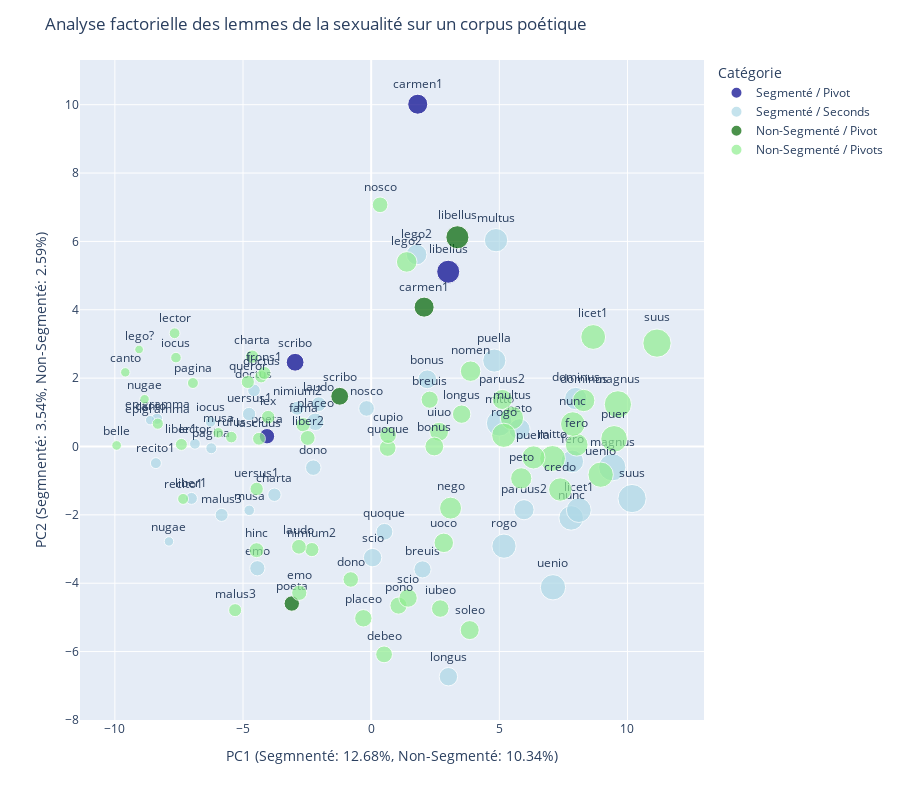

The code cell stored with this chart in its notebook:
### Markdown cell above
### Books

### Code cell
Clean, Dirty, GenFreq = generate_adversarial(
    texts=TEXTS,
    lemma=["carmen1", "lego", "scribo", "libellus", "poeta"],
    window=GLOBAL_WINDOW,
    normalization=NORMALIZATION,
    floor=MIN_FREQ,
    cooc_floor=COOC_MIN_FREQ,
    ignore_pos=["PUNC", "OUT"],
    filter_pos=POS
)
plotly_fig, pyplot_fig = plot(Clean, Dirty, GenFreq, plotly=True, pyplot=True)

pyplot_fig.show()
plotly_fig.show()

#fig.write_html("importance-segmentation.html")
#print(f"file://{os.getcwd()}/importance-segmentation.html")

### Figure 1 — Plotly figure (JSON) as saved in the notebook; plotly's stock layout.template omitted (floating-point values rounded to 4 significant figures)
{"data": [{"hovertemplate": "Catégorie=Segmenté / Pivot<br>PC1 (Segmnenté: 12.68%, Non-Segmenté: 10.34%)=%{x}<br>PC2 (Segmnenté: 3.54%, Non-Segmenté: 2.59%)=%{y}<br>Fréquence globale=%{marker.size}<br>index=%{text}<extra></extra>", "legendgroup": "Segmenté / Pivot", "marker": {"color": "darkblue", "size": [119, 71, 53, 90], "sizemode": "area", "sizeref": 0.4475, "symbol": "circle"}, "mode": "markers+text", "name": "Segmenté / Pivot", "orientation": "v", "showlegend": true, "text": ["libellus", "scribo", "poeta", "carmen1"], "textposition": "top center", "type": "scatter", "x": [3.006, -2.967, -4.065, 1.816], "xaxis": "x", "y": [5.113, 2.465, 0.3005, 10.01], "yaxis": "y"}, {"hovertemplate": "Catégorie=Segmenté / Seconds<br>PC1 (Segmnenté: 12.68%, Non-Segmenté: 10.34%)=%{x}<br>PC2 (Segmnenté: 3.54%, Non-Segmenté: 2.59%)=%{y}<br>Fréquence globale=%{marker.size}<br>index=%{text}<extra></extra>", "legendgroup": "Segmenté / Seconds", "marker": {"color": "lightblue", "size": [63, 167, 25, 28, 32, 27, 40, 55, 144, 26, 76, 52, 66, 36, 91, 45, 150, 112, 115, 95, 135, 179, 138, 49, 101, 54, 68, 25, 79, 122, 38, 76, 40, 27, 132, 120, 20, 20], "sizemode": "area", "sizeref": 0.4475, "symbol": "circle"}, "mode": "markers+text", "name": "Segmenté / Seconds", "orientation": "v", "showlegend": true, "text": ["quoque", "magnus", "iocus", "epigramma", "liber1", "pagina", "uersus1", "nosco", "uenio", "lector", "longus", "emo", "breuis", "doctus", "paruus2", "nimium2", "mitto", "dominus", "fero", "lego2", "nunc", "suus", "licet1", "laudo", "peto", "dono", "placeo", "musa", "bonus", "multus", "malus3", "scio", "charta", "recito1", "rogo", "puella", "canto", "nugae"], "textposition": "top center", "type": "scatter", "x": [0.5181, 9.405, -6.264, -8.354, -7.012, -6.238, -4.762, -0.1805, 7.093, -6.876, 3.013, -4.441, 2.003, -4.573, 5.963, -2.885, 4.999, 7.983, 7.845, 1.771, 7.802, 10.18, 8.1, -2.048, 5.787, -2.259, -2.178, -4.759, 2.189, 4.871, -5.835, 0.05504, -3.774, -8.399, 5.181, 4.803, -8.623, -7.89], "xaxis": "x", "y": [-2.496, -0.6076, 0.7193, 0.8109, -1.519, -0.05198, 0.9497, 1.114, -4.119, 0.07906, -6.735, -3.563, -3.596, 1.642, -1.85, 1.12, 0.6826, 1.402, -0.4359, 5.617, -2.09, -1.523, -1.861, 1.239, 0.5041, -0.6192, 0.7221, -1.868, 1.966, 6.037, -2.002, -3.251, -1.413, -0.4864, -2.916, 2.514, 0.7705, -2.777], "yaxis": "y"}, {"hovertemplate": "Catégorie=Non-Segmenté / Pivot<br>PC1 (Segmnenté: 12.68%, Non-Segmenté: 10.34%)=%{x}<br>PC2 (Segmnenté: 3.54%, Non-Segmenté: 2.59%)=%{y}<br>Fréquence globale=%{marker.size}<br>index=%{text}<extra></extra>", "legendgroup": "Non-Segmenté / Pivot", "marker": {"color": "darkgreen", "size": [119, 71, 53, 90], "sizemode": "area", "sizeref": 0.4475, "symbol": "circle"}, "mode": "markers+text", "name": "Non-Segmenté / Pivot", "orientation": "v", "showlegend": true, "text": ["libellus", "scribo", "poeta", "carmen1"], "textposition": "top center", "type": "scatter", "x": [3.364, -1.227, -3.098, 2.066], "xaxis": "x", "y": [6.122, 1.469, -4.595, 4.077], "yaxis": "y"}, {"hovertemplate": "Catégorie=Non-Segmenté / Pivots<br>PC1 (Segmnenté: 12.68%, Non-Segmenté: 10.34%)=%{x}<br>PC2 (Segmnenté: 3.54%, Non-Segmenté: 2.59%)=%{y}<br>Fréquence globale=%{marker.size}<br>index=%{text}<extra></extra>", "legendgroup": "Non-Segmenté / Pivots", "marker": {"color": "lightgreen", "size": [39, 63, 94, 167, 46, 25, 28, 32, 37, 27, 81, 40, 55, 144, 41, 26, 80, 63, 76, 52, 66, 36, 91, 50, 122, 45, 159, 150, 112, 66, 115, 38, 95, 135, 179, 138, 49, 101, 54, 68, 25, 108, 79, 122, 38, 85, 69, 76, 40, 27, 132, 50, 120, 63, 30, 20, 20, 17, 21], "sizemode": "area", "sizeref": 0.4475, "symbol": "circle"}, "mode": "markers+text", "name": "Non-Segmenté / Pivots", "orientation": "v", "showlegend": true, "text": ["queror", "quoque", "nomen", "magnus", "fama", "iocus", "epigramma", "liber1", "lasciuus", "pagina", "soleo", "uersus1", "nosco", "uenio", "lex", "lector", "uiuo", "cupio", "longus", "emo", "breuis", "doctus", "paruus2", "liber2", "credo", "nimium2", "puer", "mitto", "dominus", "pono", "fero", "frons1", "lego2", "nunc", "suus", "licet1", "laudo", "peto", "dono", "placeo", "musa", "nego", "bonus", "multus", "malus3", "uoco", "iubeo", "scio", "charta", "recito1", "rogo", "hinc", "puella", "debeo", "rufus", "canto", "nugae", "lego?", "belle"], "textposition": "top center", "type": "scatter", "x": [-4.812, 0.6433, 3.878, 9.626, -2.657, -7.617, -8.325, -7.405, -4.377, -6.954, 3.844, -4.468, 0.3476, 8.954, -4.018, -7.67, 2.65, 0.6602, 3.529, -2.806, 2.282, -4.294, 5.117, -2.478, 7.377, -2.313, 9.477, 7.076, 8.291, 1.067, 8.018, -4.167, 1.387, 7.866, 11.15, 8.663, -2.818, 5.854, -0.7966, -0.3055, -5.967, 3.097, 2.463, 5.492, -5.308, 2.832, 2.695, 1.439, -4.644, -7.338, 5.173, -4.472, 6.332, 0.5033, -5.456, -9.593, -8.841, -9.055, -9.932], "xaxis": "x", "y": [1.889, -0.04374, 2.204, 1.233, 0.637, 2.6, 0.6675, 0.05998, 0.2262, 1.858, -5.372, -1.241, 7.071, -0.8253, 0.8591, 3.314, 0.4308, 0.3334, 0.9465, -4.281, 1.369, 2.045, 1.375, 0.2505, -1.258, -3.016, 0.2232, -0.3502, 1.346, -4.654, 0.04864, 2.151, 5.401, 0.6574, 3.025, 3.204, -2.934, -0.9327, -3.891, -5.026, 0.4001, -1.803, 0.0002224, 0.8329, -4.788, -2.819, -4.741, -4.434, 2.628, -1.534, 0.3278, -3.033, -0.3194, -6.082, 0.2741, 2.17, 1.383, 2.839, 0.0305], "yaxis": "y"}], "layout": {"height": 800, "legend": {"itemsizing": "constant", "title": {"text": "Catégorie"}, "tracegroupgap": 0}, "margin": {"t": 60}, "title": {"text": "Analyse factorielle des lemmes de la sexualité sur un corpus poétique"}, "xaxis": {"anchor": "y", "domain": [0, 1], "title": {"text": "PC1 (Segmnenté: 12.68%, Non-Segmenté: 10.34%)"}}, "yaxis": {"anchor": "x", "domain": [0, 1], "title": {"text": "PC2 (Segmnenté: 3.54%, Non-Segmenté: 2.59%)"}}}}
